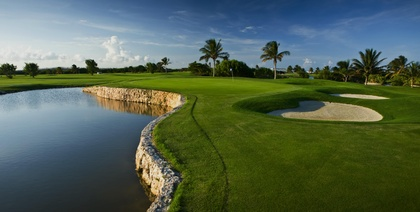
%> input picture 附加题/附加题2/resource/Image/1_3.JPG, 420 x 212 px, shrunk from 4714 x 2383 before the run
$ octave RGBPic1.m   (GNU Octave 9; MATLAB toolbox functions it lacks are replaced by stand-ins)
%> lines starting %> are read from the running program, lines starting %| are printed output that depends on the picture
### 附加题/附加题2/loadPic.m
% Load pictures

%% 常规路径操作
clc;
CURRENT_PATH = cd;
RESOURCE_PATH = [CURRENT_PATH , '\resource'];
IMAGE_PATH = [RESOURCE_PATH , '\Image'];
LABEL_PATH = [RESOURCE_PATH , '\Label'];
RESULT_PATH = [CURRENT_PATH , '\result\RGB'];

%% 读取图像到I1, I2, I3，标签到L1, L2, L3
cd(IMAGE_PATH);
I1 = imread('1_3.JPG'); I2 = imread('2_3.JPG'); I3 = imread('3_3.JPG');
%> further down, I1 is the input picture: size 212x420x3 uint8; mean R, G, B 82.2, 98.6, 80.3
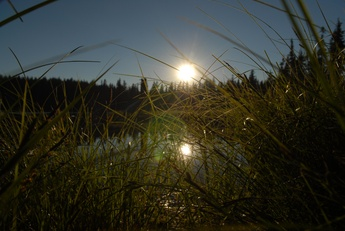
%> input picture 附加题/附加题2/resource/Image/2_3.JPG, 345 x 231 px, shrunk from 3872 x 2592 before the run
%> further down, I2 is the input picture: size 231x345x3 uint8; mean R, G, B 50.9, 52.3, 42.1
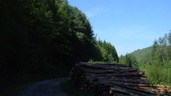
%> input picture 附加题/附加题2/resource/Image/3_3.JPG, 171 x 96 px, shrunk from 1920 x 1080 before the run
%> further down, I3 is the input picture: size 96x171x3 uint8; mean R, G, B 55.7, 73.7, 80.1
cd(LABEL_PATH);
L1 = imread('1_3.JPG'); L2 = imread('2_3.JPG'); L3 = imread('3_3.JPG');
cd(CURRENT_PATH);

### 附加题/附加题2/gaussianGen.m
function A = gaussianGen(I,D0,c,gammaH,gammaL)
%
% H = gaussianHighGenerator(I,D0,c,gammaH,gammaL)
% 高斯高频提升滤波,c用于控制锐利度,gammaH和gammaL是过渡范围的上下界
% Ref: textbook P179, P183
%

%% 默认参数
    if nargin < 5
        gammaH = 4.5; gammaL = 0.3;
    end

    if nargin < 3
        c = 2;
    end

    if nargin < 2
        D0 = 10;
    end

    [M,N,~] = size(I);
    Rrow = floor(M/2); Rcol = floor(N/2);
    A = zeros(M,N);

    for i = 1 : M
        for j = 1 : N
            Dsquare = ((i - Rrow) .^ 2 + (j - Rcol) .^ 2);
            % 这里采用比课本P183更为直接的形式：
            % 1. 处理时不再使用fftshift（没有必要）
            % 2. 不使用fftshift，那么中心点即为频率最高位置
            % 3. 高通滤波器，中心指数项为1，直接通过计算与中心的距离实现
            A(i,j) = (gammaH - gammaL) .* exp(-c .* (Dsquare ./ (D0 .* D0))) + gammaL;
        end
    end


end

### 附加题/附加题2/colorHomoFilt.m
function fc = colorHomoFilt(I,A)
    I1 = I(:,:,1); I2 = I(:,:,2); I3 = I(:,:,3);
    fc =  uint8(zeros(size(I)));
    fc(:,:,1) = homoFilt(I1,A);
    fc(:,:,2) = homoFilt(I2,A);
    fc(:,:,3) = homoFilt(I3,A);
end

### 附加题/附加题2/homoFilt.m
function fc = homoFilt(f,A)
% 同态滤波.f为图像，A为频域模板
% 针对uint8灰度图像，或者彩色图像的一个分量
% Ref:https://blog.csdn.net/scottly1/article/details/42705271

    f = double(f);
    lf = log(f + 1); % Ref: textbook P182：如果灰度范围为[0,L-1],须加1,处理后再减掉
    LF = fft2(lf);
    FC = LF .* A;
    fc = ifft2(FC);
    fc = real(fc); % 提取实部
    fc = exp(fc) - 1;
    % 转换为uint8
    fc = uint8((fc - min(min(fc))) / (max(max(fc))-min(min(fc))) * 255);

end

### 附加题/附加题2/RGBPic1.m
% RGB Picture 1
clear all;
loadPic;
gammaH = [4.5 2.3 1.4];
gammaL = [0.7 0.3 0.1];
c = [1 2 3];
% standard : 1, 0.3, 4.5
figure(255);

[M,N,O] = size(I1);
%> M = 212; N = 420; O = 3
J = uint8(zeros(M,N,O,9));

for i = 1 : 3
    A = gaussianGen(I1,10,1,4.5,gammaL(i));
    J(:,:,:,i) = colorHomoFilt(I1,A);
end
%> this loop made 3 passes
%> pass 1, in colorHomoFilt, `I2 = I(:,:,2)`:
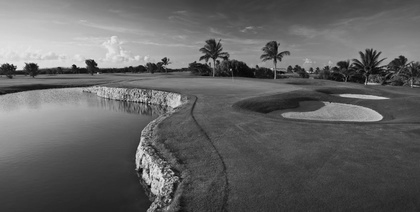
%> I2: size 212x420 uint8; min 2, max 233, mean 98.6
%> pass 1, in colorHomoFilt, `I3 = I(:,:,3)`:
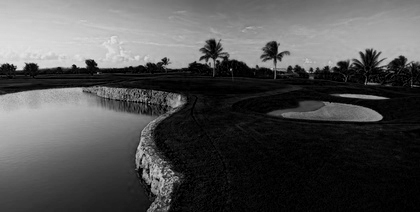
%> I3: size 212x420 uint8; min 0, max 228, mean 80.3

for i = 1 : 3
    A = gaussianGen(I1,10,1,gammaH(i),0.3);
    J(:,:,:,i+3) = colorHomoFilt(I1,A);
end


for i = 1 : 3
    A = gaussianGen(I1,10,c(i),4.5,0.3);
    J(:,:,:,i+6) = colorHomoFilt(I1,A);
end
%> this loop made 3 passes
%> pass 1, in homoFilt (call 19), `fc = exp(fc) - 1;`:
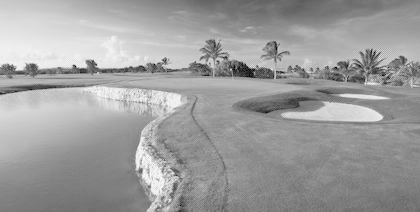
%> fc: size 212x420 double; min -0.0971, max 4.32, mean 2.65; drawn with min black and max white
%> pass 1, in homoFilt (call 20), `lf = log(f + 1);`:
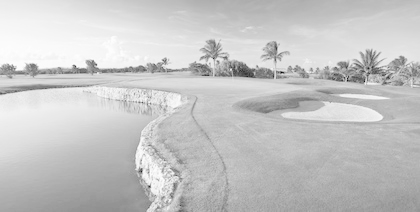
%> lf: size 212x420 double; min 1.1, max 5.46, mean 4.49; drawn with min black and max white

subplot(331);imshow(J(:,:,:,1));
subplot(332);imshow(J(:,:,:,2));
subplot(333);imshow(J(:,:,:,3));
%> after `imshow(J(:,:,:,3))`:
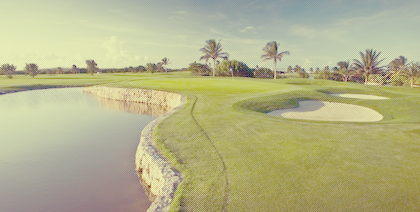
%> displayed picture: size 212x420x3, on the screen's scale of 0 to 255; mean R, G, B 179.4, 177.9, 136.7
subplot(334);imshow(J(:,:,:,4));
subplot(335);imshow(J(:,:,:,5));
subplot(336);imshow(J(:,:,:,6));
subplot(337);imshow(J(:,:,:,7));
subplot(338);imshow(J(:,:,:,8));
subplot(339);imshow(J(:,:,:,9));
